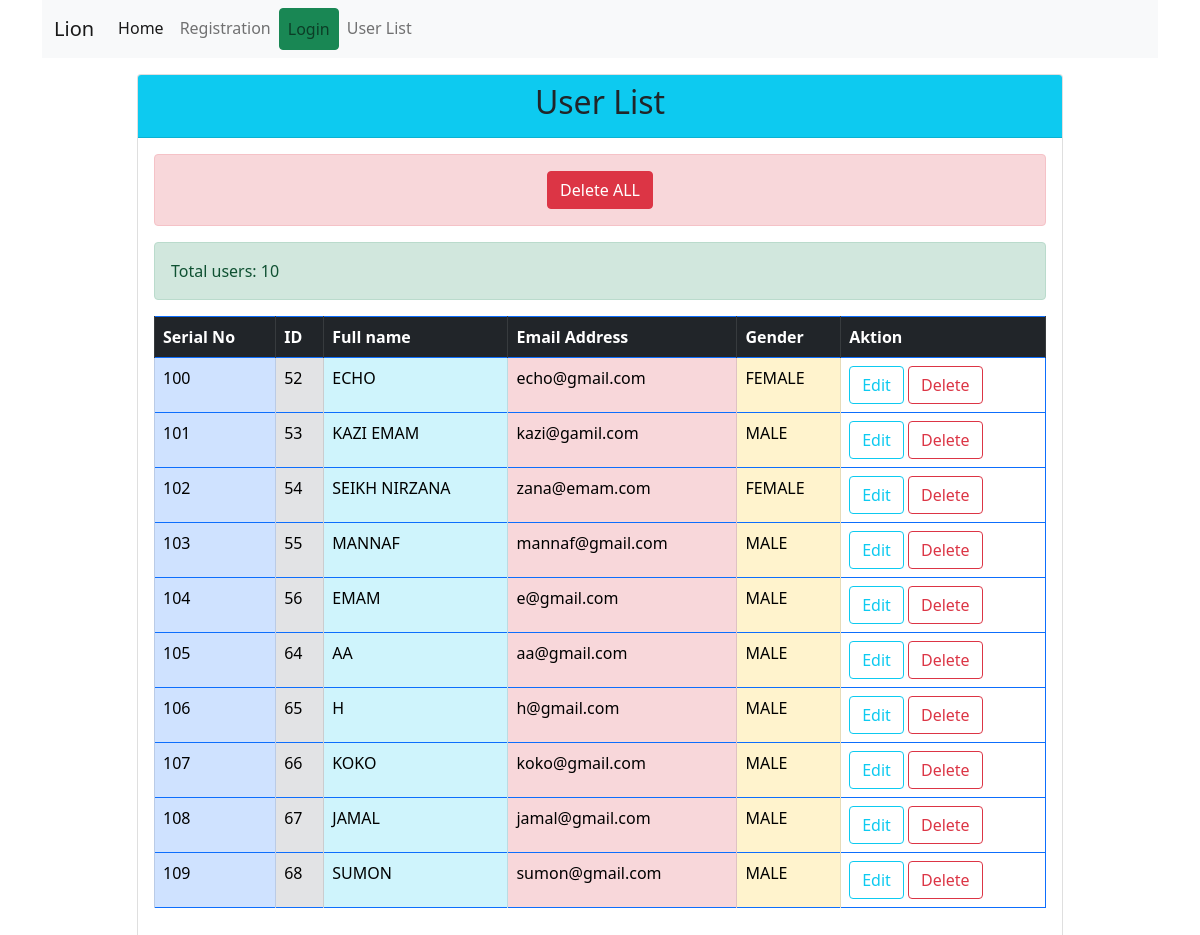
Screenshot of /user_list.php with the database file from the repository.
### tables this page shows
CREATE TABLE `users` (
  `id` int(11) NOT NULL,
  `full_name` varchar(100) NOT NULL,
  `email_address` varchar(100) NOT NULL,
  `password` varchar(100) NOT NULL,
  `gender` varchar(10) NOT NULL,
  `profile_img` varchar(150) NOT NULL DEFAULT 'defoultPP.png',
  `role` varchar(50) NOT NULL DEFAULT 'admin'
);

### user_list.php (the view, shortened to what this page needs)
<?php
include_once 'includes/db.php';
include_once 'includes/header.php';
include_once 'includes/nav.php';
    $select_query = "SELECT id,full_name,Email_address,gender FROM users";
    $data_from_db = mysqli_query($db_connect, $select_query);
   ?>
<div class="row mt-3">
    <div class="col-10 m-auto">
        <div class="card mb-3">
  <div class="card-header bg-info text-center">
      <h2>User List</h2>
    </div>
  <div class="card-body">
    <div class="alert alert-danger text-center">
      <a class="btn btn-danger" href="delete_all_user.php">Delete ALL</a>
    </div>
      <div class="alert alert-success">
          Total users: <?=$data_from_db->num_rows?>
      </div>
<table class="table table-bordered border-primary">
  <thead>
    <tr>
      <th scope="col" class="table-dark">Serial No</th>
      <th scope="col" class="table-dark">ID</th>
      <th scope="col" class="table-dark">Full name</th>
      <th scope="col" class="table-dark">Email Address</th>
      <th scope="col" class="table-dark">Gender</th>
      <th scope="col" class="table-dark">Aktion</th>
    </tr>
  </thead>
  <tbody>
    <?php
    $serial_no = 100;
     foreach($data_from_db as $user_value):
    ?>
    <tr>
      <td class="table-primary"><?=$serial_no++?></td>
      <td class="table-secondary"><?=$user_value['id']?></td>
      <td class="table-info"><?=strtoupper($user_value['full_name'])?></td>
      <td class="table-danger"><?=$user_value['Email_address']?></td>
      <td class="table-warning"><?=strtoupper($user_value['gender'])?></td>
      <td>
        <a class="btn btn-outline-info" href="edit_user.php?id=<?=$user_value['id']?>">Edit</a>
        <a class="btn btn-outline-danger" href="delete_user.php?id=<?=$user_value['id']?>">Delete</a>
      </td>
      </tr>
    <?php
    endforeach;
    ?>
    </tbody>
</table>
</div>
    </div>
</div>
<?php
include_once 'includes/footer.php';
?>

### rows the page displays
users: id "52", full_name "ECHO", email_address "echo@gmail.com", gender "FEMALE"
users: id "53", full_name "KAZI EMAM", email_address "kazi@gamil.com", gender "MALE"
users: id "54", full_name "SEIKH NIRZANA", email_address "zana@emam.com", gender "FEMALE"
users: id "55", full_name "MANNAF", email_address "mannaf@gmail.com", gender "MALE"
users: id "56", full_name "EMAM", email_address "e@gmail.com", gender "MALE"
users: id "64", full_name "AA", email_address "aa@gmail.com", gender "MALE"
users: id "65", full_name "H", email_address "h@gmail.com", gender "MALE"
users: id "66", full_name "KOKO", email_address "koko@gmail.com", gender "MALE"
users: id "67", full_name "JAMAL", email_address "jamal@gmail.com", gender "MALE"
users: id "68", full_name "SUMON", email_address "sumon@gmail.com", gender "MALE"

### other values shown
$data_from_db->num_rows "10"
